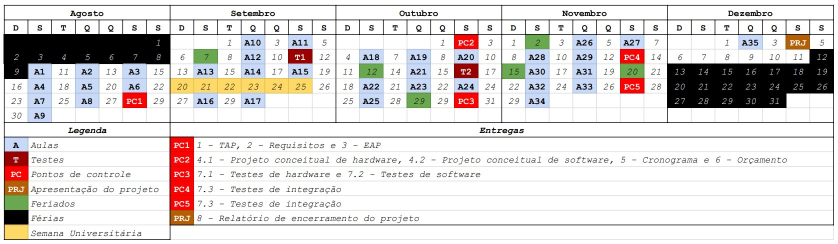
#> input picture Calendario.jpg, 1675 x 487 px (shown at 1/2 size); its folder holds only this picture in this run
$ python call_pytesseract.py ../../../Calendario.jpg
#> lines starting #> are read from the running program, lines starting #| are printed output that depends on the picture; after the words box and inside, x2 and y2 are one past the last pixel; in counts of white or black regions, pixels touching at a corner belong together
import sys
if len(sys.argv)<2:
	sys.exit()

import os
import pytesseract
import cv2
# pytesseract.pytesseract.tesseract_cmd = "C://Program Files//Tesseract-OCR//tesseract.exe"

def tesseract_with_config(img, lang, psm, oem, tessdata_dir, dpi):
	# whitelist = '''-.:()<>[]{}*/+-_,=#0123456789qwertyuiopasdfghjklzxcvbnmQWERTYUIOPASDFGHJKLZXCVBNM\\'\\"	 '''
	whitelist = '''0123456789qwertyuiopasdfghjklzxcvbnmQWERTYUIOPASDFGHJKLZXCVBNM'''
	tess_cfg = '''--psm %d --oem %d --dpi %d --tessdata-dir "%s" -c tessedit_char_whitelist="%s"''' % (psm, oem, dpi, tessdata_dir, whitelist)
	return pytesseract.image_to_string(img, lang=lang, config=tess_cfg)

def get_text(image_path):
#> called with image_path = '../../../Calendario.jpg'
	image = cv2.imread(image_path)
#> image is the input picture: shape (487, 1675, 3); mean B, G, R 215.2, 216.5, 220.4
	gray = cv2.cvtColor(image, cv2.COLOR_BGR2GRAY)
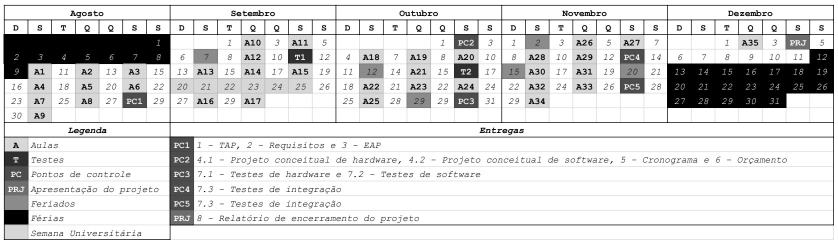
#> gray: shape (487, 1675) (shown at 1/2 size); min 0, max 255, mean 217.5
	scale_percent = 100
	if scale_percent!=100:
		width = int(gray.shape[1] * scale_percent / 100)
		height = int(gray.shape[0] * scale_percent / 100)
		dim = (width, height)
		gray = cv2.resize(gray, dim, interpolation=cv2.INTER_CUBIC) # resized_img = cv2.resize(img, dim, interpolation = cv2.INTER_LANCZOS4)
	rectKernel = cv2.getStructuringElement(cv2.MORPH_RECT, (13, 5))
	blackhat = cv2.morphologyEx(gray, cv2.MORPH_BLACKHAT, rectKernel)
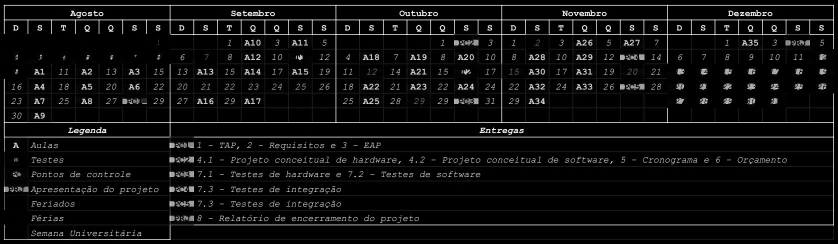
#> blackhat: shape (487, 1675) (shown at 1/2 size); min 0, max 255, mean 14.2
	squareKern = cv2.getStructuringElement(cv2.MORPH_RECT, (3, 3))
	light = cv2.morphologyEx(blackhat, cv2.MORPH_DILATE, squareKern)
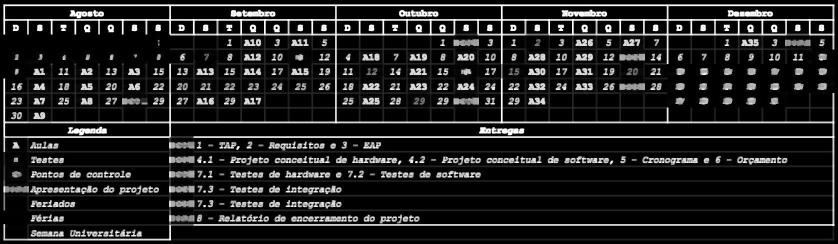
#> light: shape (487, 1675) (shown at 1/2 size); min 0, max 255, mean 33.4
	# cv2.imshow('blackhat',blackhat)
	# cv2.imshow('light1',light)
	light = cv2.threshold(light, 0, 255,
			cv2.THRESH_BINARY | cv2.THRESH_OTSU)[1]
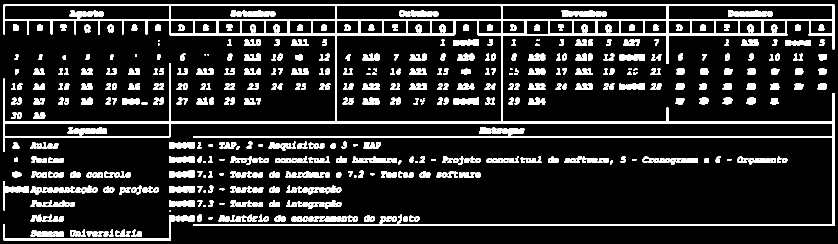
#> light: shape (487, 1675) (shown at 1/2 size); 14.3% white; 519 white regions (21 under 20 px), largest, box (x1, y1, x2, y2) and area: (7, 9, 1669, 452) 42314, (7, 430, 350, 481) 1703, (1123, 20, 1214, 33) 881
	cv2.imshow('light2',light)
	cv2.waitKey(0)
	return tesseract_with_config(light, 'eng', 11, 2, '.', 100)

if os.path.isdir(sys.argv[1]):
	folder = sys.argv[1]
	if folder[-1]!='/':
		folder += '/'
	for file in os.listdir(folder):
		f = get_text(folder + file)
		print('--- ' + folder + file + ' ---')
		print(f)
else:
#> (the run stopped early here; a loop or call above may not have finished)

$ run again, on Calendário.png
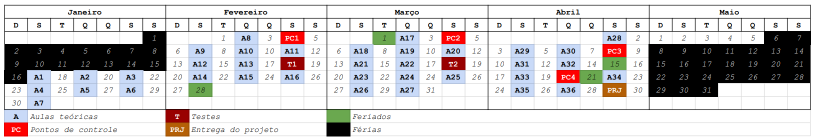
#> input picture Calendário.png, 1630 x 280 px (shown at 1/2 size)
#> in get_text, image is the input picture: shape (280, 1630, 3); mean B, G, R 204.6, 203.5, 205.9
#> in get_text, `blackhat = cv2.morphologyEx(gray, cv2.MORPH_BLACKHAT, rectKernel)`:
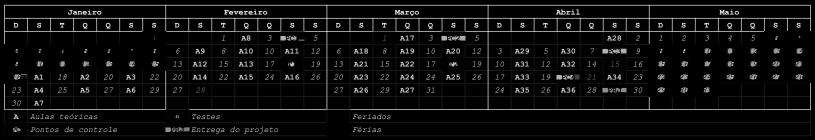
#> blackhat: shape (280, 1630) (shown at 1/2 size); min 0, max 255, mean 13.3
#> in get_text, `light = cv2.threshold(light, 0, 255, cv2.THRESH_BINARY | cv2.THRESH_OT..`:
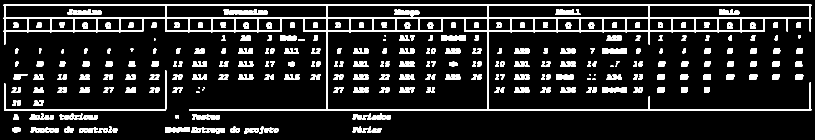
#> light: shape (280, 1630) (shown at 1/2 size); 13.2% white; 298 white regions (13 under 20 px), largest, box (x1, y1, x2, y2) and area: (7, 8, 1623, 221) 22542, (8, 141, 333, 221) 1357, (447, 18, 536, 30) 738

$ run again, on Calendário_2019_02.png
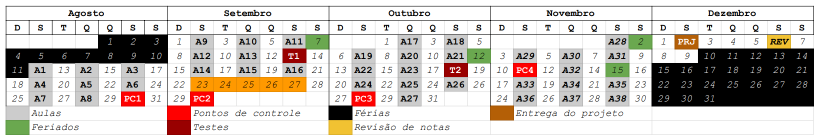
#> input picture Calendário_2019_02.png, 1638 x 280 px (shown at 1/2 size)
#> in get_text, image is the input picture: shape (280, 1638, 3); mean B, G, R 194.1, 198.9, 205
#> in get_text, `blackhat = cv2.morphologyEx(gray, cv2.MORPH_BLACKHAT, rectKernel)`:
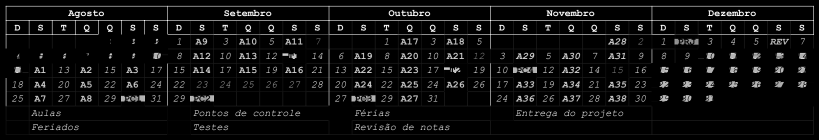
#> blackhat: shape (280, 1638) (shown at 1/2 size); min 0, max 255, mean 14.8
#> in get_text, `light = cv2.threshold(light, 0, 255, cv2.THRESH_BINARY | cv2.THRESH_OT..`:
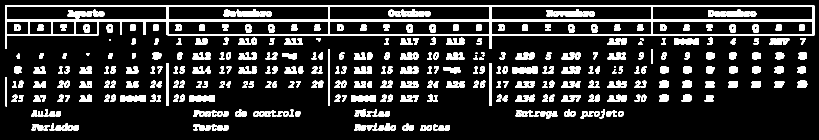
#> light: shape (280, 1638) (shown at 1/2 size); 15.6% white; 336 white regions (6 under 20 px), largest, box (x1, y1, x2, y2) and area: (10, 11, 1629, 98) 17688, (447, 19, 544, 33) 1002, (1092, 19, 1190, 33) 997

$ run again, on Calendário_2020_1.png
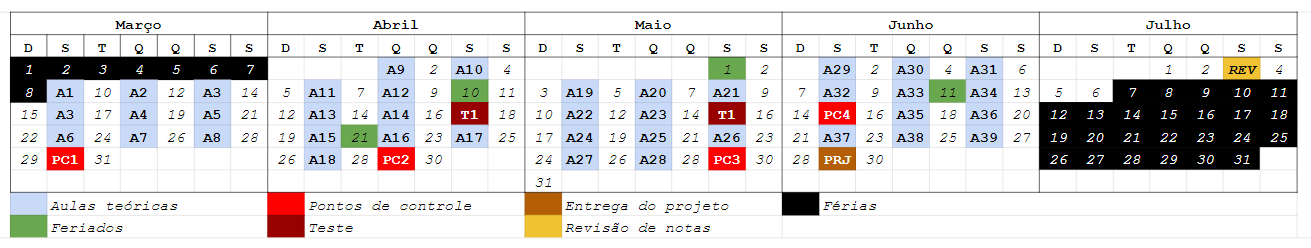
#> input picture Calendário_2020_1.png, 1311 x 248 px
#> in get_text, image is the input picture: shape (248, 1311, 3); mean B, G, R 213.8, 213.2, 215.5
#> in get_text, `blackhat = cv2.morphologyEx(gray, cv2.MORPH_BLACKHAT, rectKernel)`:
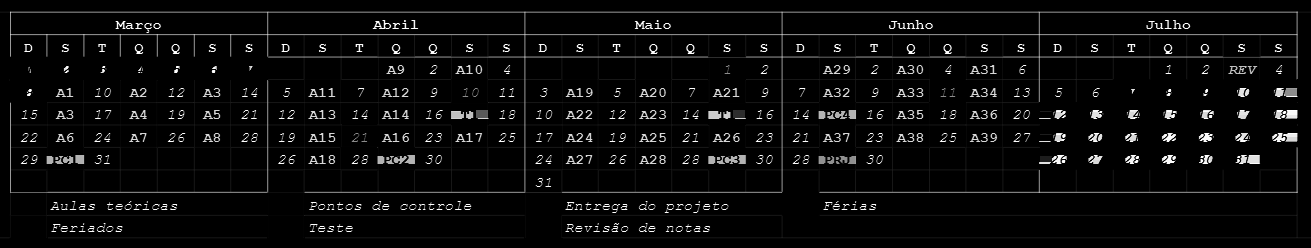
#> blackhat: shape (248, 1311); min 0, max 255, mean 11.5
#> in get_text, `light = cv2.threshold(light, 0, 255, cv2.THRESH_BINARY | cv2.THRESH_OT..`:
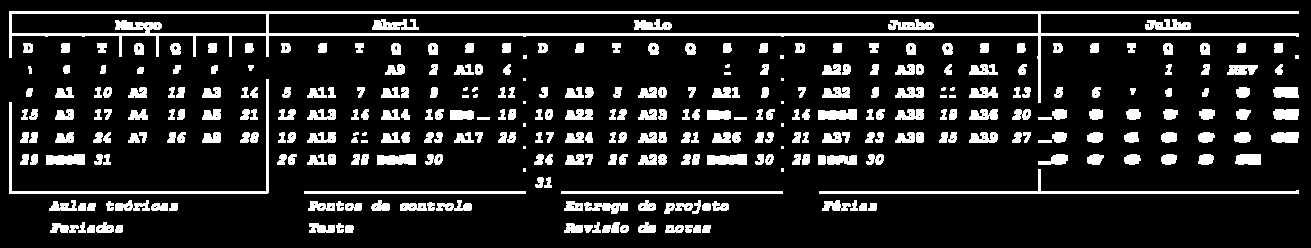
#> light: shape (248, 1311); 14.3% white; 332 white regions (20 under 20 px), largest, box (x1, y1, x2, y2) and area: (9, 11, 1299, 103) 8881, (819, 169, 1299, 194) 1509, (9, 79, 269, 194) 1382
